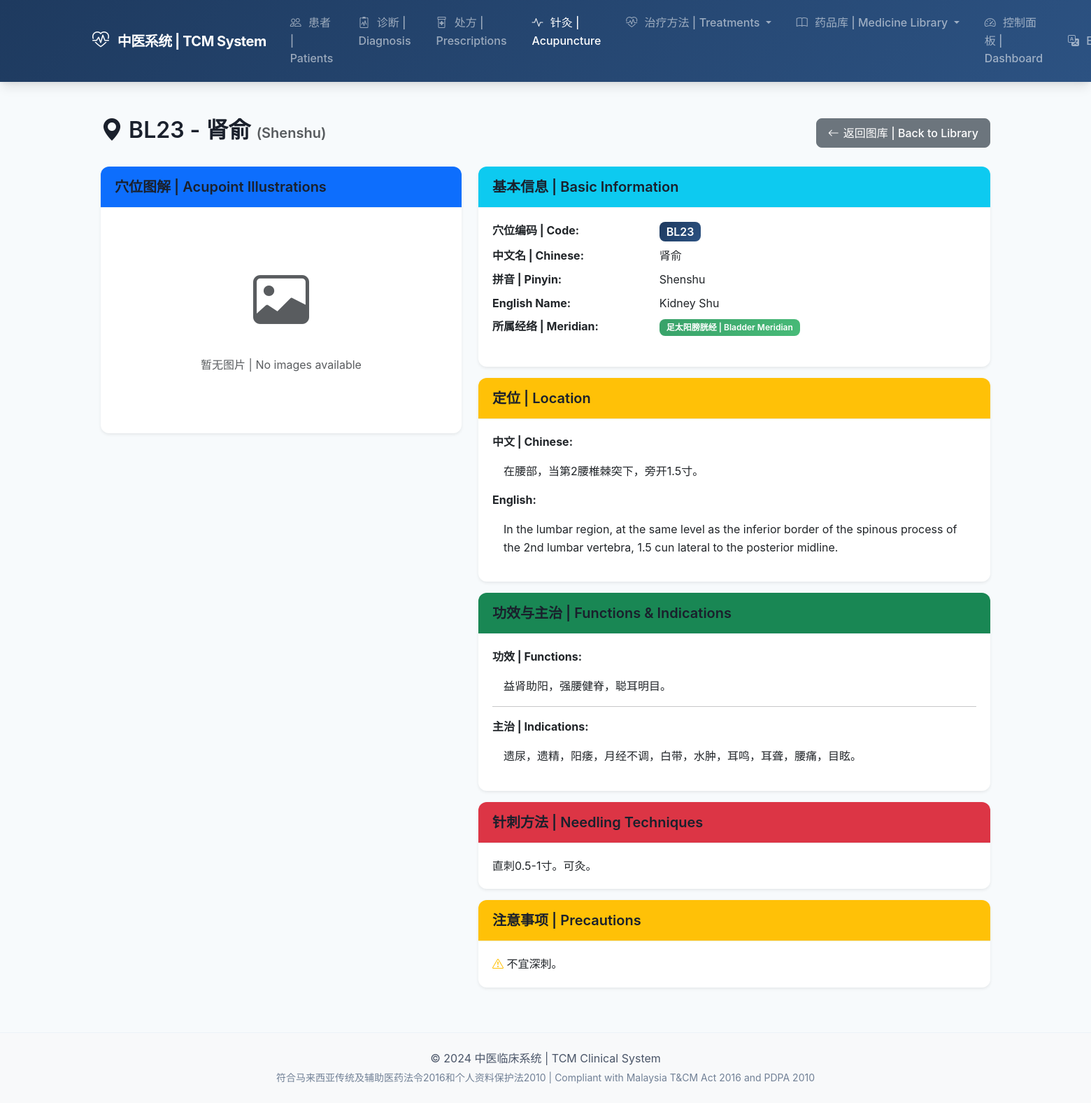
The page /acupuncture/library/BL23/ (signed in) on the database its author committed.
### acupuncture/models.py (models this page shows, shortened)
class AcupointReference(models.Model):
    class MeridianType(models.TextChoices):
        LUNG = 'LU', _('手太阴肺经 | Lung Meridian')
        LARGE_INTESTINE = 'LI', _('手阳明大肠经 | Large Intestine Meridian')
        STOMACH = 'ST', _('足阳明胃经 | Stomach Meridian')
        SPLEEN = 'SP', _('足太阴脾经 | Spleen Meridian')
        HEART = 'HT', _('手少阴心经 | Heart Meridian')
        SMALL_INTESTINE = 'SI', _('手太阳小肠经 | Small Intestine Meridian')
        BLADDER = 'BL', _('足太阳膀胱经 | Bladder Meridian')
        KIDNEY = 'KI', _('足少阴肾经 | Kidney Meridian')
        PERICARDIUM = 'PC', _('手厥阴心包经 | Pericardium Meridian')
        TRIPLE_BURNER = 'TB', _('手少阳三焦经 | Triple Burner Meridian')
        GALLBLADDER = 'GB', _('足少阳胆经 | Gallbladder Meridian')
        LIVER = 'LR', _('足厥阴肝经 | Liver Meridian')
        GOVERNING_VESSEL = 'GV', _('督脉 | Governing Vessel')
        CONCEPTION_VESSEL = 'CV', _('任脉 | Conception Vessel')
        EXTRA = 'EX', _('经外奇穴 | Extra Points')
    code = models.CharField(
        _('穴位编码 | Acupoint Code'),
        max_length=10,
        unique=True,
        help_text=_('例如：LI4, ST36 | e.g., LI4, ST36')
    )
    chinese_name = models.CharField(
        _('中文名称 | Chinese Name'),
        max_length=50,
        help_text=_('例如：合谷 | e.g., Hegu')
    )
    pinyin_name = models.CharField(
        _('拼音名称 | Pinyin Name'),
        max_length=50,
        help_text=_('例如：Hegu | e.g., Hegu')
    )
    english_name = models.CharField(
        _('英文名称 | English Name'),
        max_length=100,
        blank=True,
        help_text=_('例如：Union Valley | e.g., Union Valley')
    )
    meridian = models.CharField(
        _('所属经络 | Meridian'),
        max_length=2,
        choices=MeridianType.choices
    )
    location_chinese = models.TextField(
        _('定位（中文）| Location (Chinese)'),
        help_text=_('穴位的精确位置描述 | Precise location description')
    )
    location_english = models.TextField(
        _('定位（英文）| Location (English)'),
        blank=True
    )
    image_2d = models.ImageField(
        _('2D图片 | 2D Image'),
        upload_to='acupoints/2d/',
        null=True,
        blank=True,
        help_text=_('穴位2D示意图 | 2D illustration of acupoint')
    )
    image_3d = models.ImageField(
        _('3D图片 | 3D Image'),
        upload_to='acupoints/3d/',
        null=True,
        blank=True,
        help_text=_('穴位3D示意图 | 3D illustration of acupoint')
    )
    video_url = models.URLField(
        _('视频链接 | Video URL'),
        blank=True,
        help_text=_('穴位演示视频URL | Demonstration video URL')
    )
    indications = models.TextField(
        _('主治 | Indications'),
        help_text=_('主治病症 | Main indications for treatment')
    )
    functions = models.TextField(
        _('功效 | Functions'),
        help_text=_('穴位功效 | Therapeutic functions')
    )
    techniques = models.TextField(
        _('针刺方法 | Needling Techniques'),
        blank=True,
        help_text=_('进针深度、角度、手法 | Needle depth, angle, manipulation')
    )
    precautions = models.TextField(
        _('注意事项 | Precautions'),
        blank=True,
        help_text=_('禁忌症和注意事项 | Contraindications and precautions')
    )
    usage_count = models.IntegerField(
        _('使用次数 | Usage Count'),
        default=0,
        help_text=_('在系统中被使用的次数 | Times used in the system')
    )
    effectiveness_rating = models.DecimalField(
        _('有效率 | Effectiveness Rating'),
        max_digits=4,
        decimal_places=2,
        default=0.00,
        help_text=_('基于治疗反馈的有效率 | Effectiveness based on treatment feedback')
    )
    created_at = models.DateTimeField(_('创建时间 | Created At'), auto_now_add=True)
    updated_at = models.DateTimeField(_('更新时间 | Updated At'), auto_now=True)
    is_active = models.BooleanField(_('活跃 | Active'), default=True)
    class Meta:
        verbose_name = _('穴位参考 | Acupoint Reference')
        verbose_name_plural = _('穴位参考库 | Acupoint Reference Library')
        ordering = ['meridian', 'code']
        indexes = [
            models.Index(fields=['code']),
            models.Index(fields=['meridian']),
            models.Index(fields=['-usage_count']),
        ]

### acupuncture/views.py (the view)
# urls.py: path('library/<str:code>/', views.AcupointDetailView.as_view(), name='acupoint_detail'),
class AcupointDetailView(PractitionerRequiredMixin, DetailView):
    model = AcupointReference
    template_name = 'acupuncture/acupoint_detail.html'
    context_object_name = 'acupoint'
    slug_field = 'code'
    slug_url_kwarg = 'code'

### accounts/models.py (called while the page is built)
    @property
    def is_admin(self):
        return self.role == self.Role.ADMIN

    @property
    def is_practitioner(self):
        return self.role == self.Role.PRACTITIONER

### acupuncture/views.py (called while the page is built)
    def test_func(self):
        return self.request.user.is_practitioner or self.request.user.is_admin

### templates/acupuncture/acupoint_detail.html (shortened to what this page needs)
{% extends 'base.html' %}
{% load i18n %}
{% load static %}
{% block content %}
<div class="container my-4">
    <div class="d-flex justify-content-between align-items-center mb-4">
        <h2>
            <i class="bi bi-geo-alt-fill"></i>
            {{ acupoint.code }} - {{ acupoint.chinese_name }}
            <span class="text-muted fs-5">({{ acupoint.pinyin_name }})</span>
        </h2>
        <a href="{% url 'acupuncture:library' %}" class="btn btn-secondary">
            <i class="bi bi-arrow-left"></i> 返回图库 | Back to Library
        </a>
    </div>
    <div class="row">
        <div class="col-md-5">
            <div class="card shadow-sm mb-3">
                <div class="card-header bg-primary text-white">
                    <h5 class="mb-0">穴位图解 | Acupoint Illustrations</h5>
                </div>
                <div class="card-body">
                    {% if acupoint.image_2d or acupoint.image_3d %}
                    <ul class="nav nav-tabs mb-3" role="tablist">
                        {% if acupoint.image_2d %}
                        <li class="nav-item" role="presentation">
                            <button class="nav-link active" data-bs-toggle="tab" data-bs-target="#image2d" type="button">
                                2D图片 | 2D Image
                            </button>
                        </li>
                        {% endif %}
                        {% if acupoint.image_3d %}
                        <li class="nav-item" role="presentation">
                            <button class="nav-link {% if not acupoint.image_2d %}active{% endif %}" data-bs-toggle="tab" data-bs-target="#image3d" type="button">
                                3D图片 | 3D Image
                            </button>
                        </li>
                        {% endif %}
                    </ul>
                    <div class="tab-content">
                        {% if acupoint.image_2d %}
                        <div class="tab-pane fade show active" id="image2d">
                            <img src="{{ acupoint.image_2d.url }}" class="img-fluid rounded" alt="{{ acupoint.chinese_name }} 2D">
                        </div>
                        {% endif %}
                        {% if acupoint.image_3d %}
                        <div class="tab-pane fade {% if not acupoint.image_2d %}show active{% endif %}" id="image3d">
                            <img src="{{ acupoint.image_3d.url }}" class="img-fluid rounded" alt="{{ acupoint.chinese_name }} 3D">
                        </div>
                        {% endif %}
                    </div>
                    {% else %}
                    <div class="text-center py-5">
                        <i class="bi bi-image text-muted" style="font-size: 5rem;"></i>
                        <p class="text-muted mt-3">暂无图片 | No images available</p>
                    </div>
                    {% endif %}
                </div>
            </div>
        </div>
        <div class="col-md-7">
            <div class="card shadow-sm mb-3">
                <div class="card-header bg-info text-white">
                    <h5 class="mb-0">基本信息 | Basic Information</h5>
                </div>
                <div class="card-body">
                    <dl class="row">
                        <dt class="col-sm-4">穴位编码 | Code:</dt>
                        <dd class="col-sm-8"><span class="badge bg-primary fs-6">{{ acupoint.code }}</span></dd>
                        <dt class="col-sm-4">中文名 | Chinese:</dt>
                        <dd class="col-sm-8">{{ acupoint.chinese_name }}</dd>
                        <dt class="col-sm-4">拼音 | Pinyin:</dt>
                        <dd class="col-sm-8">{{ acupoint.pinyin_name }}</dd>
                        {% if acupoint.english_name %}
                        <dt class="col-sm-4">English Name:</dt>
                        <dd class="col-sm-8">{{ acupoint.english_name }}</dd>
                        {% endif %}
                        <dt class="col-sm-4">所属经络 | Meridian:</dt>
                        <dd class="col-sm-8">
                            <span class="badge bg-success">{{ acupoint.get_meridian_display }}</span>
                        </dd>
                    </dl>
                </div>
            </div>
            <div class="card shadow-sm mb-3">
                <div class="card-header bg-warning">
                    <h5 class="mb-0">定位 | Location</h5>
                </div>
                <div class="card-body">
                    <p><strong>中文 | Chinese:</strong></p>
                    <p class="ms-3">{{ acupoint.location_chinese|linebreaksbr }}</p>
                    {% if acupoint.location_english %}
                    <p><strong>English:</strong></p>
                    <p class="ms-3">{{ acupoint.location_english|linebreaksbr }}</p>
                    {% endif %}
                </div>
            </div>
            <div class="card shadow-sm mb-3">
                <div class="card-header bg-success text-white">
                    <h5 class="mb-0">功效与主治 | Functions & Indications</h5>
                </div>
                <div class="card-body">
                    <p><strong>功效 | Functions:</strong></p>
                    <p class="ms-3">{{ acupoint.functions|linebreaksbr }}</p>
                    <hr>
                    <p><strong>主治 | Indications:</strong></p>
                    <p class="ms-3">{{ acupoint.indications|linebreaksbr }}</p>
                </div>
            </div>
            {% if acupoint.techniques %}
            <div class="card shadow-sm mb-3">
                <div class="card-header bg-danger text-white">
                    <h5 class="mb-0">针刺方法 | Needling Techniques</h5>
                </div>
                <div class="card-body">
                    {{ acupoint.techniques|linebreaksbr }}
                </div>
            </div>
            {% endif %}
            {% if acupoint.precautions %}
            <div class="card shadow-sm mb-3">
                <div class="card-header bg-warning">
                    <h5 class="mb-0">注意事项 | Precautions</h5>
                </div>
                <div class="card-body">
                    <i class="bi bi-exclamation-triangle text-warning"></i>
                    {{ acupoint.precautions|linebreaksbr }}
                </div>
            </div>
            {% endif %}
        </div>
    </div>
</div>
{% endblock %}

### static/css/style.css (style rules this page uses)
:root { --tcm-primary: #1e3a5f; --tcm-primary-light: #2c5282; --tcm-primary-dark: #152a45; --tcm-secondary: #38a169; --tcm-secondary-light: #48bb78; --tcm-accent: #ed8936; --tcm-accent-light: #f6ad55; --tcm-danger: #e53e3e; --tcm-warning: #ecc94b; --tcm-info: #4299e1; --tcm-gray-50: #f7fafc; --tcm-gray-100: #edf2f7; --tcm-gray-200: #e2e8f0; --tcm-gray-300: #cbd5e0; --tcm-gray-400: #a0aec0; --tcm-gray-500: #718096; --tcm-gray-600: #4a5568; --tcm-gray-700: #2d3748; --tcm-gray-800: #1a202c; --tcm-gradient: linear-gradient(135deg, var(--tcm-primary) 0%, var(--tcm-primary-light) 100%); --tcm-gradient-accent: linear-gradient(135deg, var(--tcm-secondary) 0%, var(--tcm-secondary-light) 100%); --shadow-sm: 0 1px 2px 0 rgba(0, 0, 0, 0.05); --shadow: 0 4px 6px -1px rgba(0, 0, 0, 0.1), 0 2px 4px -1px rgba(0, 0, 0, 0.06); --shadow-md: 0 10px 15px -3px rgba(0, 0, 0, 0.1), 0 4px 6px -2px rgba(0, 0, 0, 0.05); --shadow-lg: 0 20px 25px -5px rgba(0, 0, 0, 0.1), 0 10px 10px -5px rgba(0, 0, 0, 0.04); --transition-fast: 150ms ease; --transition-normal: 300ms ease; --radius-sm: 0.375rem; --radius: 0.5rem; --radius-lg: 0.75rem; --radius-xl: 1rem; }
* { box-sizing: border-box; }
body { min-height: 100vh; display: flex; flex-direction: column; font-family: 'Inter', -apple-system, BlinkMacSystemFont, 'Segoe UI', Roboto, sans-serif; background-color: var(--tcm-gray-50); color: var(--tcm-gray-700); line-height: 1.6; }
h1, h2, h3, h4, h5, h6 { font-weight: 600; color: var(--tcm-gray-800); line-height: 1.3; }
a { color: var(--tcm-primary); text-decoration: none; transition: color var(--transition-fast); }
.card { border: none; border-radius: var(--radius-lg); box-shadow: var(--shadow); transition: all var(--transition-normal); overflow: hidden; }
.card-header { background-color: white; border-bottom: 1px solid var(--tcm-gray-100); font-weight: 600; padding: 1rem 1.25rem; }
.card-body { padding: 1.25rem; }
.btn { font-weight: 500; padding: 0.5rem 1rem; border-radius: var(--radius); transition: all var(--transition-fast); display: inline-flex; align-items: center; justify-content: center; gap: 0.375rem; }
.btn i { font-size: 1rem; }
.badge { font-weight: 600; font-size: 0.75rem; padding: 0.375rem 0.625rem; border-radius: var(--radius); }
.badge.bg-primary { background: var(--tcm-gradient) !important; }
.badge.bg-success { background: var(--tcm-gradient-accent) !important; }

### rows shown on the page
AcupointReference: code "BL23", chinese_name "肾俞", pinyin_name "Shenshu", english_name "Kidney Shu", meridian "足太阳膀胱经 | Bladder Meridian", location_chinese "在腰部，当第2腰椎棘突下，旁开1.5寸。", location_english "In the lumbar region, at the same level as the inferior border of the spinous process of the 2nd lumbar vertebra, 1.5 cun lateral to the posterior midline.", functions "益肾助阳，强腰健脊，聪耳明目。", indications "遗尿，遗精，阳痿，月经不调，白带，水肿，耳鸣，耳聋，腰痛，目眩。", techniques "直刺0.5-1寸。可灸。", precautions "不宜深刺。"
